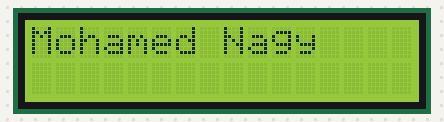
A sketch run on a simulated Arduino Uno, built with avr-gcc and run on an emulated ATmega328P. Shown: 16×2 character LCD.

Above: at 0.21 s.
At 1.43 s:
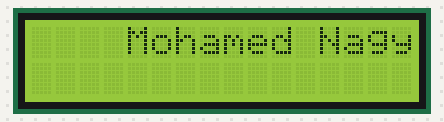
At 2.64 s:
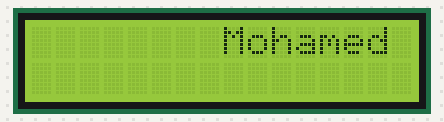
At 5.38 s:
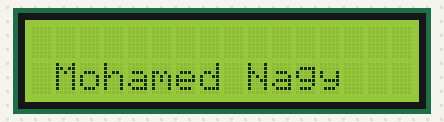
At 7.81 s:
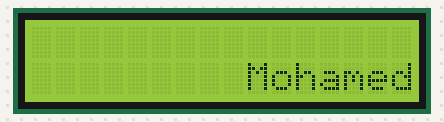
At 10.54 s:
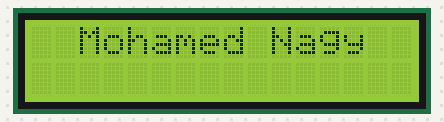

The sketch:

LCD.ino
```cpp
#include <LiquidCrystal.h>
int i;
int j;
const int rs = A0, en = A1, d4 = A2, d5 = A3, d6 = A4, d7 = A5;
LiquidCrystal lcd(rs, en, d4, d5, d6, d7);

void setup() {
  lcd.begin(16, 2);
}

void loop() {
  for(j=0;j<=1;j++){
    for(i=0;i<=15;i++){
      lcd.setCursor(i, j);
      lcd.print("Mohamed Nagy");
      delay(300);
      lcd.clear();
    }
  }

}
```

Measured:
- by itself, everything shown: repeats every 9.7 s, in 33 steps
